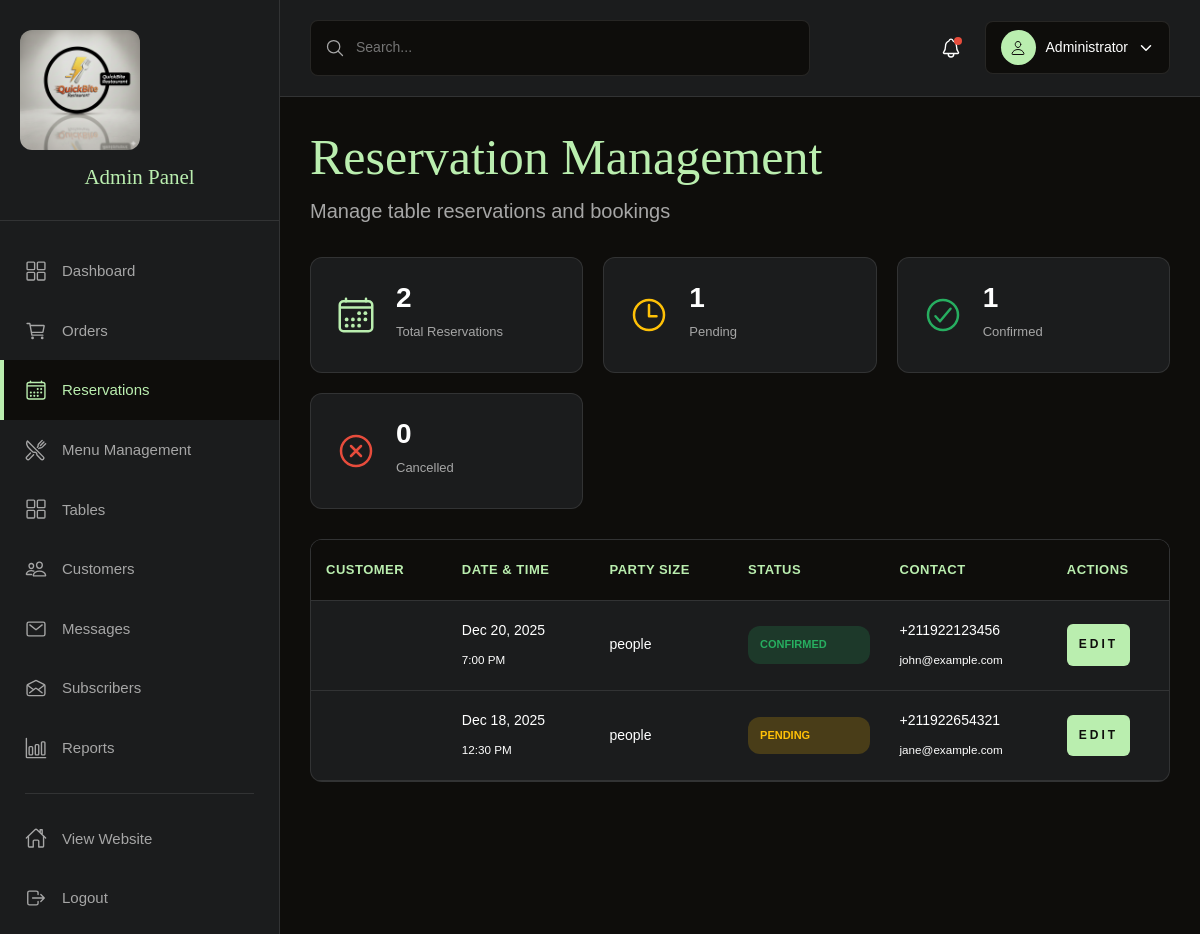
Screenshot of /admin/reservations.php (signed in) with the database file from the repository.
### tables this page shows
CREATE TABLE reservations (
    id INT AUTO_INCREMENT PRIMARY KEY,
    user_id INT,
    name VARCHAR(100) NOT NULL,
    phone VARCHAR(20) NOT NULL,
    email VARCHAR(100),
    number_of_people INT NOT NULL,
    table_id INT,
    reservation_date DATE NOT NULL,
    reservation_time TIME NOT NULL,
    message TEXT,
    status ENUM('pending', 'confirmed', 'cancelled') DEFAULT 'pending',
    created_at TIMESTAMP DEFAULT CURRENT_TIMESTAMP,
    updated_at TIMESTAMP DEFAULT CURRENT_TIMESTAMP ON UPDATE CURRENT_TIMESTAMP,
    FOREIGN KEY (user_id) REFERENCES users(id) ON DELETE SET NULL,
    FOREIGN KEY (table_id) REFERENCES tables(id) ON DELETE SET NULL,
    INDEX idx_date (reservation_date),
    INDEX idx_status (status)
);

### admin/reservations.php (the view, shortened to what this page needs)
<?php
$conn = getDBConnection();
$query = "SELECT * FROM reservations ORDER BY reservation_date DESC, reservation_time DESC";
$reservations = $conn->query($query);
$stats_query = "SELECT
    COUNT(*) as total,
    SUM(CASE WHEN status = 'pending' THEN 1 ELSE 0 END) as pending,
    SUM(CASE WHEN status = 'confirmed' THEN 1 ELSE 0 END) as confirmed,
    SUM(CASE WHEN status = 'cancelled' THEN 1 ELSE 0 END) as cancelled
    FROM reservations";
$stats_result = $conn->query($stats_query);
$stats = $stats_result ? $stats_result->fetch_assoc() : ['total' => 0, 'pending' => 0, 'confirmed' => 0, 'cancelled' => 0];
?>
<!DOCTYPE html>
<html lang="en">
<head>
    <link rel="stylesheet" href="../assets/css/style.css">
    <link rel="stylesheet" href="../assets/css/dashboard.css">
</head>
<body class="admin-page">
    <?php include 'includes/sidebar.php'; ?>
    <div class="admin-content">
        <?php include 'includes/topbar.php'; ?>
        <div class="content-wrapper">
            <div class="page-header">
                <h1 class="headline-1">Reservation Management</h1>
                <p class="body-2">Manage table reservations and bookings</p>
            </div>
            <div class="stats-row">
                <div class="stat-box stat-primary">
                    <ion-icon name="calendar-outline"></ion-icon>
                    <div>
                        <h3><?php echo $stats['total']; ?></h3>
                        <p>Total Reservations</p>
                    </div>
                </div>
                <div class="stat-box stat-warning">
                    <ion-icon name="time-outline"></ion-icon>
                    <div>
                        <h3><?php echo $stats['pending']; ?></h3>
                        <p>Pending</p>
                    </div>
                </div>
                <div class="stat-box stat-success">
                    <ion-icon name="checkmark-circle-outline"></ion-icon>
                    <div>
                        <h3><?php echo $stats['confirmed']; ?></h3>
                        <p>Confirmed</p>
                    </div>
                </div>
                <div class="stat-box stat-error">
                    <ion-icon name="close-circle-outline"></ion-icon>
                    <div>
                        <h3><?php echo $stats['cancelled']; ?></h3>
                        <p>Cancelled</p>
                    </div>
                </div>
            </div>
            <div class="table-container">
                <table class="data-table">
                    <thead>
                        <tr>
                            <th>Customer</th>
                            <th>Date & Time</th>
                            <th>Party Size</th>
                            <th>Status</th>
                            <th>Contact</th>
                            <th>Actions</th>
                        </tr>
                    </thead>
                    <tbody>
                        <?php if ($reservations && $reservations->num_rows > 0): ?>
                            <?php while ($reservation = $reservations->fetch_assoc()): ?>
                                <tr>
                                    <td><?php echo htmlspecialchars($reservation['customer_name']); ?></td>
                                    <td>
                                        <?php echo date('M j, Y', strtotime($reservation['reservation_date'])); ?><br>
                                        <small><?php echo date('g:i A', strtotime($reservation['reservation_time'])); ?></small>
                                    </td>
                                    <td><?php echo $reservation['party_size']; ?> people</td>
                                    <td>
                                        <span class="status-badge status-<?php echo $reservation['status']; ?>">
                                            <?php echo ucfirst($reservation['status']); ?>
                                        </span>
                                    </td>
                                    <td>
                                        <?php echo htmlspecialchars($reservation['phone']); ?><br>
                                        <small><?php echo htmlspecialchars($reservation['email']); ?></small>
                                    </td>
                                    <td>
                                        <button class="btn btn-sm btn-primary">Edit</button>
                                    </td>
                                </tr>
                            <?php endwhile; ?>
                        <?php else: ?>
                            <tr>
                                <td colspan="6" class="no-data">No reservations found</td>
                            </tr>
                        <?php endif; ?>
                    </tbody>
                </table>
            </div>
        </div>
    </div>
</body>
</html>

### assets/css/style.css (style rules this page uses)
:root { --gold-crayola: hsl(110, 65%, 81%); --quick-silver: hsla(0, 0%, 65%, 1); --davys-grey: hsla(30, 3%, 34%, 1); --smoky-black-1: hsla(40, 12%, 5%, 1); --smoky-black-2: hsla(30, 8%, 5%, 1); --smoky-black-3: hsla(0, 3%, 7%, 1); --eerie-black-1: hsla(210, 4%, 9%, 1); --eerie-black-2: hsla(210, 4%, 11%, 1); --eerie-black-3: hsla(180, 2%, 8%, 1); --eerie-black-4: hsla(0, 0%, 13%, 1); --white: hsla(0, 0%, 100%, 1); --white-alpha-20: hsla(0, 0%, 100%, 0.2); --white-alpha-10: hsla(0, 0%, 100%, 0.1); --black: hsla(0, 0%, 0%, 1); --black-alpha-80: hsla(0, 0%, 0%, 0.8); --black-alpha-15: hsla(0, 0%, 0%, 0.15); --loading-text-gradient: linear-gradient(90deg, transparent 0% 16.66%, var(--smoky-black-3) 33.33% 50%, transparent 66.66% 75%); --gradient-1: linear-gradient(to top,hsla(0, 0%, 0%, 0.9),hsla(0, 0%, 0%, 0.7),transparent); --fontFamily-forum: 'Forum', cursive; --fontFamily-dm_sans: 'DM Sans', sans-serif; --fontSize-display-1: calc(1.3rem + 6.7vw); --fontSize-headline-1: calc(2rem + 2.5vw); --fontSize-headline-2: calc(1.3rem + 2.4vw); --fontSize-title-1: calc(1.6rem + 1.2vw); --fontSize-title-2: 2.2rem; --fontSize-title-3: 2.1rem; --fontSize-title-4: calc(1.6rem + 1.2vw); --fontSize-body-1: 2.4rem; --fontSize-body-2: 1.6rem; --fontSize-body-3: 1.8rem; --fontSize-body-4: 1.6rem; --fontSize-label-1: 1.4rem; --fontSize-label-2: 1.2rem; --weight-regular: 400; --weight-bold: 700; --lineHeight-1: 1em; --lineHeight-2: 1.2em; --lineHeight-3: 1.5em; --lineHeight-4: 1.6em; --lineHeight-5: 1.85em; --lineHeight-6: 1.4em; --letterSpacing-1: 0.15em; --letterSpacing-2: 0.4em; --letterSpacing-3: 0.2em; --letterSpacing-4: 0.3em; --letterSpacing-5: 3px; --section-space: 70px; --shadow-1: 0px 0px 25px 0px hsla(0, 0%, 0%, 0.25); --radius-24: 24px; --radius-circle: 50%; --transition-1: 250ms ease; --transition-2: 500ms ease; --transition-3: 1000ms ease; }
*, *::before, *::after { margin: 0; padding: 0; box-sizing: border-box; }
input, button, select, textarea { background: none; border: none; font: inherit; }
button { cursor: pointer; }
html { font-size: 10px; scroll-behavior: smooth; }
body { background-color: var(--eerie-black-1); color: var(--white); font-family: var(--fontFamily-dm_sans); font-size: var(--fontSize-body-4); font-weight: var(--weight-regular); line-height: var(--lineHeight-5); overflow: hidden; height: 300vh; }
.display-1, .headline-1, .headline-2, .title-1, .title-2, .title-3, .title-4 { color: var(--white); font-family: var(--fontFamily-forum); font-weight: var(--weight-regular); line-height: var(--lineHeight-2); }
.headline-1 { font-size: var(--fontSize-headline-1); }
.body-2 { font-size: var(--fontSize-body-2); line-height: var(--lineHeight-4); }
.btn { position: relative; color: var(--gold-crayola); font-size: var(--fontSize-label-2); font-weight: var(--weight-bold); text-transform: uppercase; letter-spacing: var(--letterSpacing-5); max-width: max-content; border: 2px solid var(--gold-crayola); padding: 12px 45px; overflow: hidden; z-index: 1; }
.btn::before { content: ""; position: absolute; bottom: 100%; left: 50%; transform: translateX(-50%); width: 200%; height: 200%; border-radius: var(--radius-circle); background-color: var(--gold-crayola); transition: var(--transition-2); z-index: -1; }
@media (min-width: 575px) { :root { --fontSize-body-2: 2rem; } }
@media (min-width: 992px) { :root { --section-space: 100px; } }
@media (min-width: 1200px) { :root { --fontSize-title-2: 2.5rem; } }

### rows the page displays
reservations: reservation_date "Dec 20, 2025", reservation_time "7:00 PM", status "CONFIRMED", phone "+211922123456", email "john@example.com"
reservations: reservation_date "Dec 18, 2025", reservation_time "12:30 PM", status "PENDING", phone "+211922654321", email "jane@example.com"

### other values shown
$_SESSION['full_name'] "Administrator"
$stats['total'] "2"
$stats['pending'] "1"
$stats['confirmed'] "1"
$stats['cancelled'] "0"
